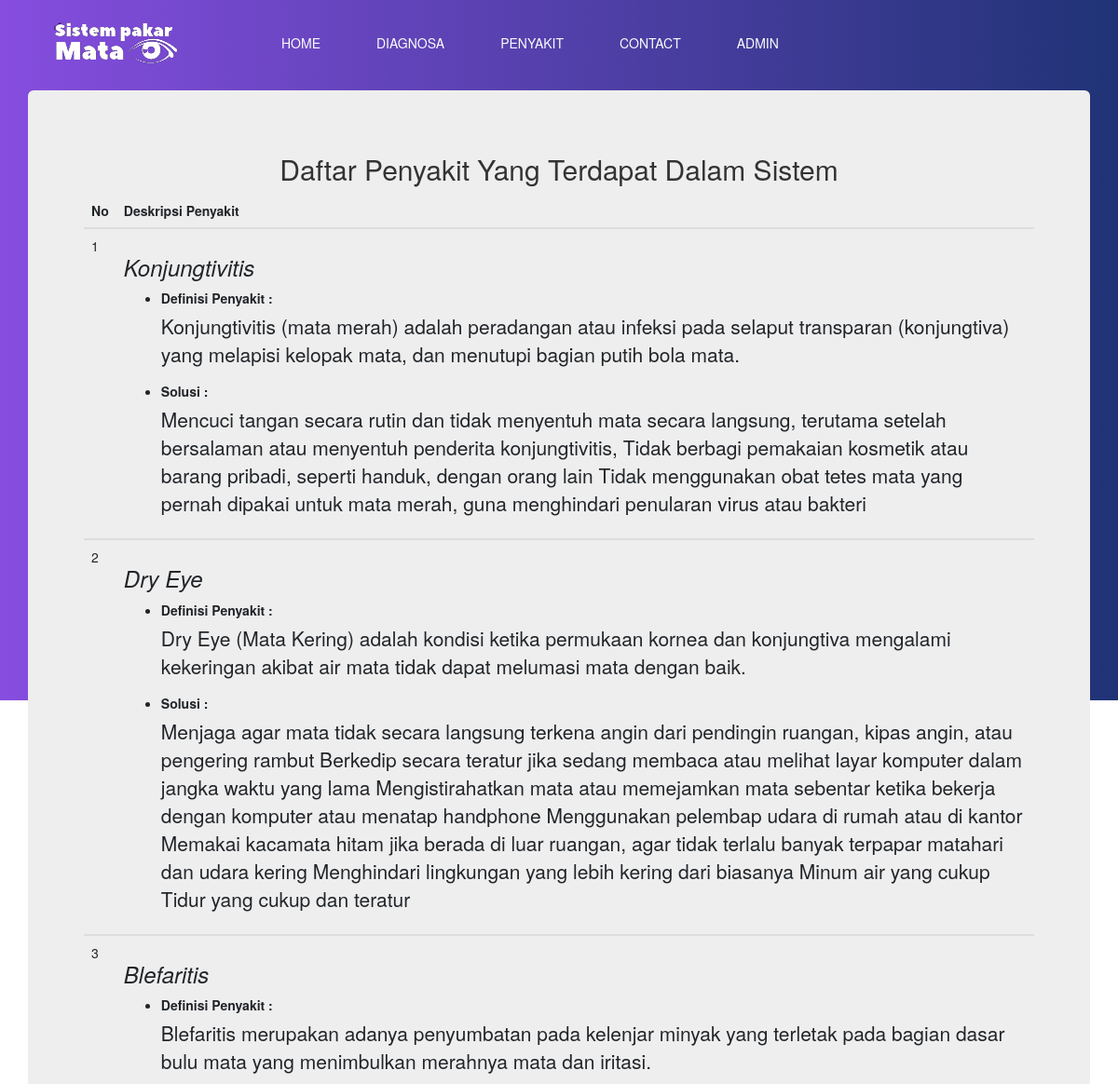
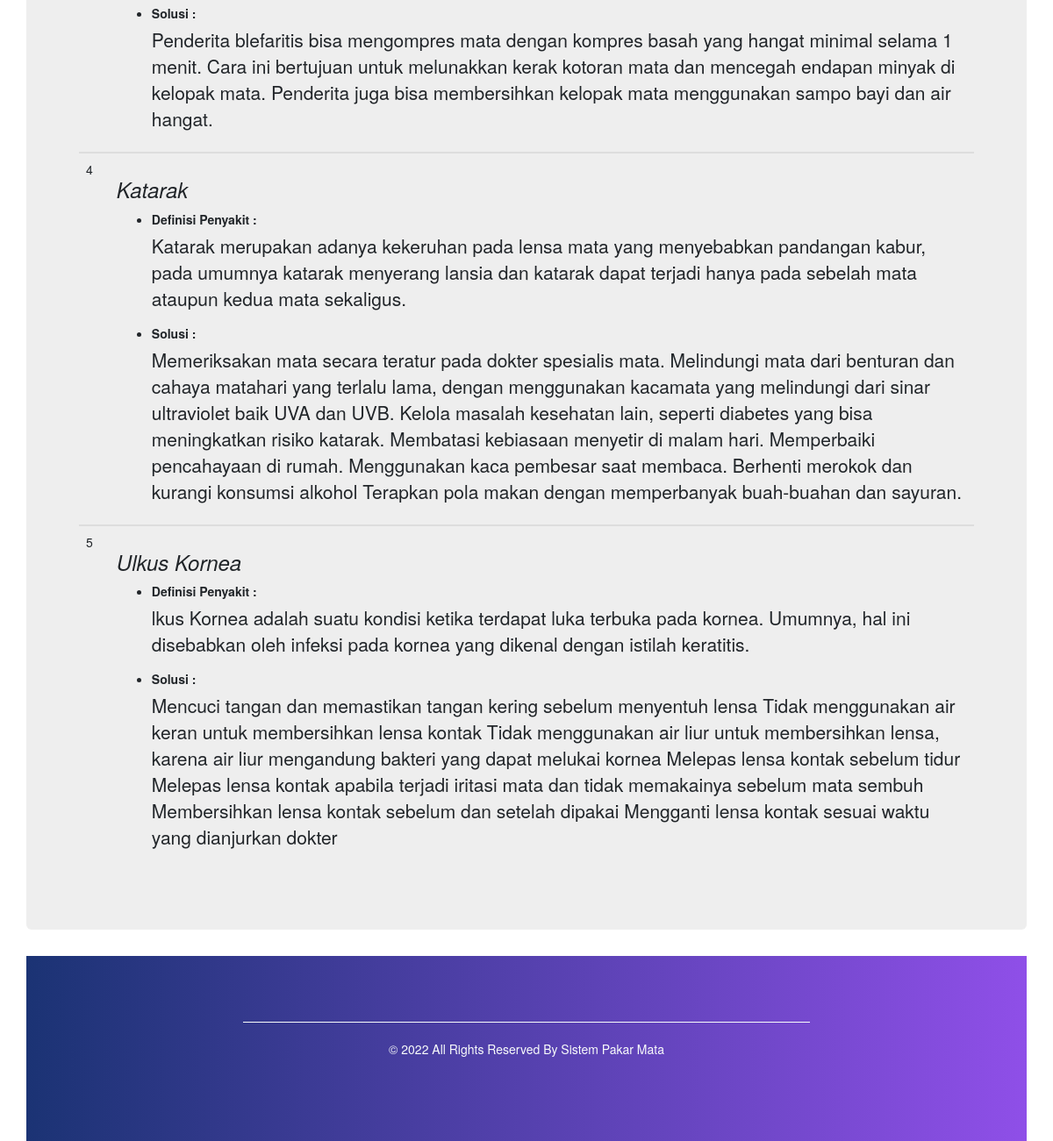
The app's page /daftar_penyakit.php with its own data (2 pictures, top to bottom).
### tables this page shows
CREATE TABLE `tb_penyakit` (
  `id` int(11) NOT NULL,
  `kdpenyakit` varchar(3) DEFAULT NULL,
  `nama_penyakit` varchar(100) DEFAULT NULL,
  `definisi` text DEFAULT NULL,
  `solusi` text NOT NULL
);

### daftar_penyakit.php (the view)
<?php include "include/header.php"; ?>
	<div class="container">
		<div class="jumbotron">
			<center>
				<h2>Daftar Penyakit Yang Terdapat Dalam Sistem</h2>
        <table class="table" >
          <thead>
				  	<tr >
					    <th ><b>No</b></th>
					    <th ><strong>Deskripsi  Penyakit</strong></th>
				  	</tr>
					</thead>
				  <?php
				  	include "admin-ds/koneksi.php";
					$sql = "SELECT * FROM tb_penyakit ORDER BY kdpenyakit";
					$qry = mysqli_query($koneksi,$sql) or die ("SQL Error".mysqli_error($koneksi));
					$no=0;
					while ($data=mysqli_fetch_array($qry)) {
					$no++;
				  ?>
				  <tbody>
				  <tr>
				    <td><?php echo $no; ?></td>
				    <td><?php echo "<h3><em>$data[nama_penyakit]</em></h3>"; ?>
				      <ul>
				      	<li><label>Definisi Penyakit :</label><p><?php echo "$data[definisi]";?></p></li>
				        <li><label>Solusi :</label><p><?php echo "$data[solusi]";?></p></li>
				      </ul>
				     </td>
				  </tr></tbody>
				  <?php } ?>
				</table>
			</center>
		</div>
<?php include "include/footer.php"; ?>

### css/style.css (style rules this page uses)
body { font-family: "Poppins", sans-serif; color: #0c0c0c; background-color: #ffffff; }

### css/responsive.css (style rules this page uses)
@media (min-width: 1200px) { .container { max-width: 1170px; } }

### records on screen
tb_penyakit: nama_penyakit "Konjungtivitis", definisi "Konjungtivitis (mata merah) adalah peradangan atau infeksi pada selaput transparan (konjungtiva) yang melapisi kelopak mata, dan menutupi bagian putih bola mata.", solusi "Mencuci tangan secara rutin dan tidak menyentuh mata secara langsung, terutama setelah bersalaman atau menyentuh penderita konjungtivitis, Tidak berbagi pemakaian kosmetik atau barang pribadi, seperti handuk, dengan orang lain Tidak menggunakan obat tetes mata yang pernah dipakai untuk mata merah, guna menghindari penularan virus atau bakteri"
tb_penyakit: nama_penyakit "Dry Eye", definisi "Dry Eye (Mata Kering) adalah kondisi ketika permukaan kornea dan konjungtiva mengalami kekeringan akibat air mata tidak dapat melumasi mata dengan baik.", solusi "Menjaga agar mata tidak secara langsung terkena angin dari pendingin ruangan, kipas angin, atau pengering rambut Berkedip secara teratur jika sedang membaca atau melihat layar komputer dalam jangka waktu yang lama Mengistirahatkan mata atau memejamkan mata sebentar ketika bekerja dengan komputer atau menatap handphone Menggunakan pelembap udara di rumah atau di kantor Memakai kacamata hitam jika berada di luar ruangan, agar tidak terlalu banyak terpapar matahari dan udara kering Menghindari lingkungan yang lebih kering dari biasanya Minum air yang cukup Tidur yang cukup dan teratur"
tb_penyakit: nama_penyakit "Blefaritis", definisi "Blefaritis merupakan adanya penyumbatan pada kelenjar minyak yang terletak pada bagian dasar bulu mata yang menimbulkan merahnya mata dan iritasi.", solusi "Penderita blefaritis bisa mengompres mata dengan kompres basah yang hangat minimal selama 1 menit. Cara ini bertujuan untuk melunakkan kerak kotoran mata dan mencegah endapan minyak di kelopak mata. Penderita juga bisa membersihkan kelopak mata menggunakan sampo bayi dan air hangat."
tb_penyakit: nama_penyakit "Katarak", definisi "Katarak merupakan adanya kekeruhan pada lensa mata yang menyebabkan pandangan kabur, pada umumnya katarak menyerang lansia dan katarak dapat terjadi hanya pada sebelah mata ataupun kedua mata sekaligus.", solusi "Memeriksakan mata secara teratur pada dokter spesialis mata. Melindungi mata dari benturan dan cahaya matahari yang terlalu lama, dengan menggunakan kacamata yang melindungi dari sinar ultraviolet baik UVA dan UVB. Kelola masalah kesehatan lain, seperti diabetes yang bisa meningkatkan risiko katarak. Membatasi kebiasaan menyetir di malam hari. Memperbaiki pencahayaan di rumah. Menggunakan kaca pembesar saat membaca. Berhenti merokok dan kurangi konsumsi alkohol Terapkan pola makan dengan memperbanyak buah-buahan dan sayuran."
tb_penyakit: nama_penyakit "Ulkus Kornea", definisi "lkus Kornea adalah suatu kondisi ketika terdapat luka terbuka pada kornea. Umumnya, hal ini disebabkan oleh infeksi pada kornea yang dikenal dengan istilah keratitis.", solusi "Mencuci tangan dan memastikan tangan kering sebelum menyentuh lensa Tidak menggunakan air keran untuk membersihkan lensa kontak Tidak menggunakan air liur untuk membersihkan lensa, karena air liur mengandung bakteri yang dapat melukai kornea Melepas lensa kontak sebelum tidur Melepas lensa kontak apabila terjadi iritasi mata dan tidak memakainya sebelum mata sembuh Membersihkan lensa kontak sebelum dan setelah dipakai Mengganti lensa kontak sesuai waktu yang dianjurkan dokter"
